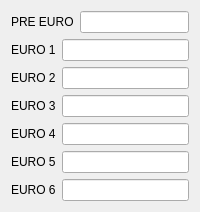
              <widget class="QWidget" name="tab_19">
               <attribute name="title">
                <string>NMVOCs</string>
               </attribute>
               <layout class="QVBoxLayout" name="verticalLayout_37">
                <item>
                 <layout class="QHBoxLayout" name="horizontalLayout_109">
                  <item>
                   <widget class="QLabel" name="label_107">
                    <property name="text">
                     <string>PRE EURO</string>
                    </property>
                   </widget>
                  </item>
                  <item>
                   <widget class="QLineEdit" name="lineEdit_87"/>
                  </item>
                 </layout>
                </item>
                <item>
                 <layout class="QHBoxLayout" name="horizontalLayout_110">
                  <item>
                   <widget class="QLabel" name="label_108">
                    <property name="text">
                     <string>EURO 1</string>
                    </property>
                   </widget>
                  </item>
                  <item>
                   <widget class="QLineEdit" name="lineEdit_88"/>
                  </item>
                 </layout>
                </item>
                <item>
                 <layout class="QHBoxLayout" name="horizontalLayout_111">
                  <item>
                   <widget class="QLabel" name="label_109">
                    <property name="text">
                     <string>EURO 2</string>
                    </property>
                   </widget>
                  </item>
                  <item>
                   <widget class="QLineEdit" name="lineEdit_89"/>
                  </item>
                 </layout>
                </item>
                <item>
                 <layout class="QHBoxLayout" name="horizontalLayout_112">
                  <item>
                   <widget class="QLabel" name="label_110">
                    <property name="text">
                     <string>EURO 3</string>
                    </property>
                   </widget>
                  </item>
                  <item>
                   <widget class="QLineEdit" name="lineEdit_90"/>
                  </item>
                 </layout>
                </item>
                <item>
                 <layout class="QHBoxLayout" name="horizontalLayout_113">
                  <item>
                   <widget class="QLabel" name="label_111">
                    <property name="text">
                     <string>EURO 4</string>
                    </property>
                   </widget>
                  </item>
                  <item>
                   <widget class="QLineEdit" name="lineEdit_91"/>
                  </item>
                 </layout>
                </item>
                <item>
                 <layout class="QHBoxLayout" name="horizontalLayout_114">
                  <item>
                   <widget class="QLabel" name="label_112">
                    <property name="text">
                     <string>EURO 5</string>
                    </property>
                   </widget>
                  </item>
                  <item>
                   <widget class="QLineEdit" name="lineEdit_92"/>
                  </item>
                 </layout>
                </item>
                <item>
                 <layout class="QHBoxLayout" name="horizontalLayout_115">
                  <item>
                   <widget class="QLabel" name="label_113">
                    <property name="text">
                     <string>EURO 6</string>
                    </property>
                   </widget>
                  </item>
                  <item>
                   <widget class="QLineEdit" name="lineEdit_93"/>
                  </item>
                 </layout>
                </item>
               </layout>
              </widget>
